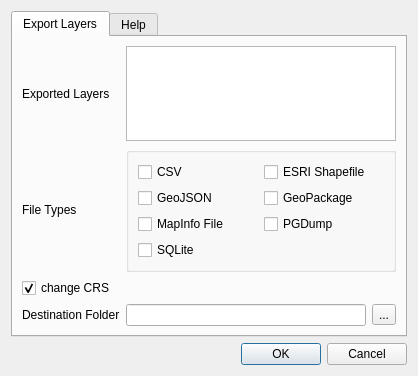
<?xml version="1.0" encoding="UTF-8"?>
<ui version="4.0">
 <class>LayerSaverDialogBase</class>
 <widget class="QDialog" name="LayerSaverDialogBase">
  <property name="geometry">
   <rect>
    <x>0</x>
    <y>0</y>
    <width>418</width>
    <height>376</height>
   </rect>
  </property>
  <property name="windowTitle">
   <string>Batch save vector layers</string>
  </property>
  <layout class="QGridLayout" name="gridLayout">
   <item row="0" column="0">
    <widget class="QTabWidget" name="tabWidget">
     <property name="currentIndex">
      <number>0</number>
     </property>
     <widget class="QWidget" name="tab">
      <attribute name="title">
       <string>Export Layers</string>
      </attribute>
      <layout class="QGridLayout" name="gridLayout_2">
       <item row="1" column="0">
        <widget class="QLabel" name="label_4">
         <property name="text">
          <string>File Types</string>
         </property>
        </widget>
       </item>
       <item row="0" column="0">
        <widget class="QLabel" name="label">
         <property name="text">
          <string>Exported Layers</string>
         </property>
        </widget>
       </item>
       <item row="3" column="0">
        <widget class="QLabel" name="label_2">
         <property name="text">
          <string>Destination Folder</string>
         </property>
        </widget>
       </item>
       <item row="0" column="1" colspan="2">
        <widget class="QListWidget" name="listWidget">
         <property name="toolTip">
          <string>These layers will all be exported</string>
         </property>
         <property name="selectionMode">
          <enum>QAbstractItemView::MultiSelection</enum>
         </property>
         <property name="sortingEnabled">
          <bool>true</bool>
         </property>
        </widget>
       </item>
       <item row="1" column="1" colspan="2">
        <widget class="QGroupBox" name="groupBox">
         <property name="toolTip">
          <string>File types to export</string>
         </property>
         <layout class="QGridLayout" name="gridLayout_4">
          <item row="0" column="0">
           <widget class="QCheckBox" name="checkBox_csv">
            <property name="text">
             <string>CSV</string>
            </property>
           </widget>
          </item>
          <item row="2" column="0">
           <widget class="QCheckBox" name="checkBox_geojson">
            <property name="text">
             <string>GeoJSON</string>
            </property>
           </widget>
          </item>
          <item row="0" column="1">
           <widget class="QCheckBox" name="checkBox_shp">
            <property name="text">
             <string>ESRI Shapefile</string>
            </property>
           </widget>
          </item>
          <item row="3" column="1">
           <widget class="QCheckBox" name="checkBox_pgdump">
            <property name="text">
             <string>PGDump</string>
            </property>
           </widget>
          </item>
           <item row="4" column="0">
           <widget class="QCheckBox" name="checkBox_sqlite">
            <property name="text">
             <string>SQLite</string>
            </property>
           </widget>
          </item>
          <item row="3" column="0">
           <widget class="QCheckBox" name="checkBox_tab">
            <property name="text">
             <string>MapInfo File</string>
            </property>
           </widget>
          </item>
          <item row="2" column="1">
           <widget class="QCheckBox" name="checkBox_gpkg">
            <property name="text">
             <string>GeoPackage</string>
            </property>
           </widget>
          </item>
         </layout>
        </widget>
       </item>
       <item row="3" column="2">
        <widget class="QToolButton" name="toolButton">
         <property name="toolTip">
          <string>Set destination folder</string>
         </property>
         <property name="text">
          <string>...</string>
         </property>
        </widget>
       </item>
       <item row="3" column="1">
        <widget class="QLineEdit" name="lineEdit">
         <property name="toolTip">
          <string>Set destination folder</string>
         </property>
        </widget>
       </item>
       <item row="2" column="1">
        <widget class="QgsProjectionSelectionWidget" name="mQgsProjectionSelectionWidget" native="true">
         <property name="enabled">
          <bool>true</bool>
         </property>
        </widget>
       </item>
       <item row="2" column="0">
        <widget class="QCheckBox" name="changeCRS">
         <property name="text">
          <string>change CRS</string>
         </property>
         <property name="checked">
          <bool>true</bool>
         </property>
        </widget>
       </item>
      </layout>
     </widget>
     <widget class="QWidget" name="tab_2">
      <attribute name="title">
       <string>Help</string>
      </attribute>
      <layout class="QGridLayout" name="gridLayout_3">
       <item row="0" column="0">
        <widget class="QLabel" name="label_3">
         <property name="text">
          <string>&lt;html&gt;&lt;head/&gt;&lt;body&gt;&lt;p&gt;&lt;span style=&quot; font-weight:600; text-decoration: underline;&quot;&gt;Exported Layers&lt;/span&gt;&lt;/p&gt;&lt;p&gt;All selected vector layers open in QGIS will be exported.&lt;/p&gt;&lt;p&gt;&lt;span style=&quot; font-weight:600; text-decoration: underline;&quot;&gt;Destination Folders&lt;/span&gt;&lt;/p&gt;&lt;p&gt;Selected filetypes will be exported to separate sub-folders in the destination folder. The sub-folders will be named by filetype and will be created if they do not exist already.&lt;/p&gt;&lt;/body&gt;&lt;/html&gt;</string>
         </property>
         <property name="wordWrap">
          <bool>true</bool>
         </property>
        </widget>
       </item>
      </layout>
     </widget>
    </widget>
   </item>
   <item row="2" column="0">
    <widget class="QDialogButtonBox" name="button_box">
     <property name="orientation">
      <enum>Qt::Horizontal</enum>
     </property>
     <property name="standardButtons">
      <set>QDialogButtonBox::Cancel|QDialogButtonBox::Ok</set>
     </property>
    </widget>
   </item>
  </layout>
 </widget>
 <customwidgets>
  <customwidget>
   <class>QgsProjectionSelectionWidget</class>
   <extends>QWidget</extends>
   <header>qgsprojectionselectionwidget.h</header>
  </customwidget>
 </customwidgets>
 <resources/>
 <connections>
  <connection>
   <sender>button_box</sender>
   <signal>accepted()</signal>
   <receiver>LayerSaverDialogBase</receiver>
   <slot>accept()</slot>
   <hints>
    <hint type="sourcelabel">
     <x>20</x>
     <y>20</y>
    </hint>
    <hint type="destinationlabel">
     <x>20</x>
     <y>20</y>
    </hint>
   </hints>
  </connection>
  <connection>
   <sender>button_box</sender>
   <signal>rejected()</signal>
   <receiver>LayerSaverDialogBase</receiver>
   <slot>reject()</slot>
   <hints>
    <hint type="sourcelabel">
     <x>20</x>
     <y>20</y>
    </hint>
    <hint type="destinationlabel">
     <x>20</x>
     <y>20</y>
    </hint>
   </hints>
  </connection>
 </connections>
</ui>
